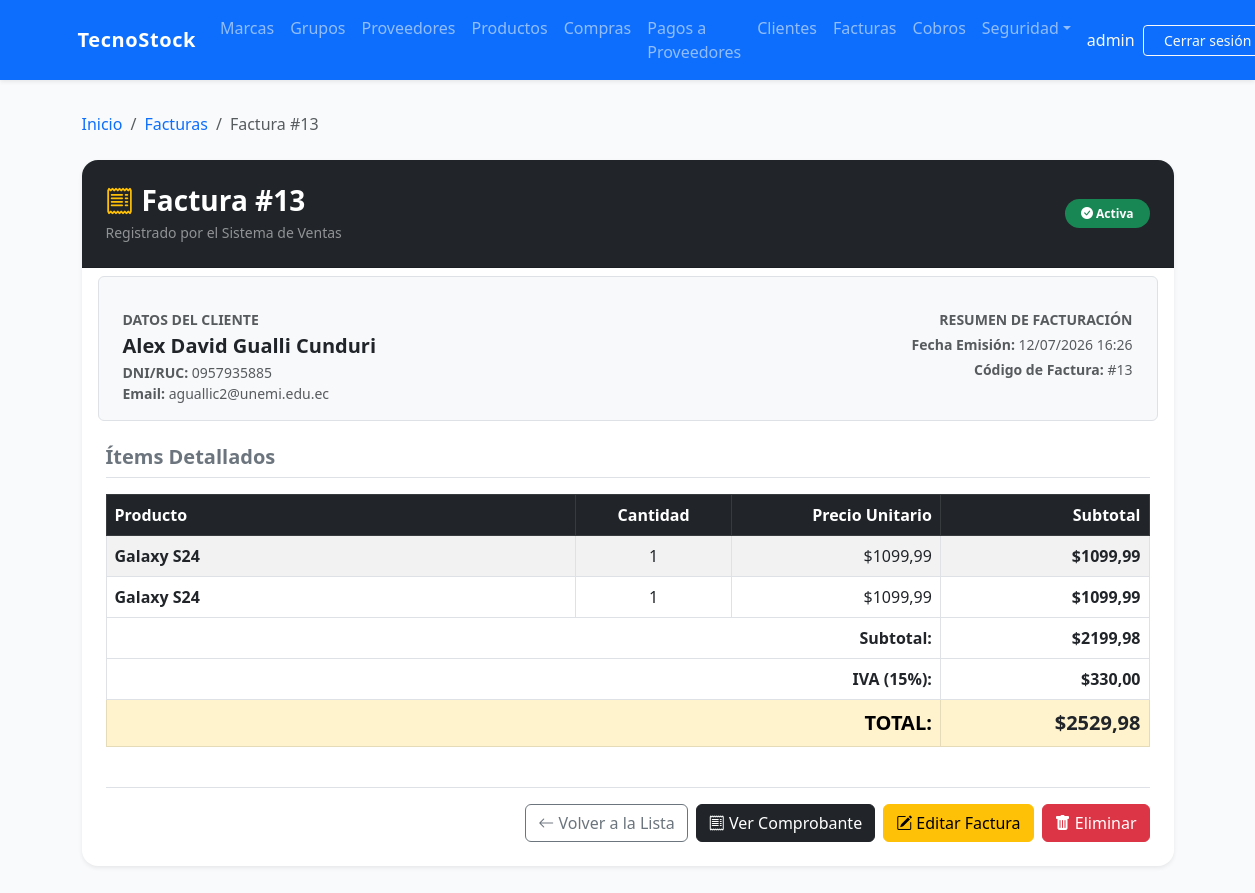
/invoices/13/ (signed in), run on the app's committed database.
### billing/models.py (models this page shows, shortened)
class Invoice(models.Model):
    TIPO_PAGO = [
        ('contado', 'Contado'),
        ('credito', 'Crédito'),
    ]
    ESTADO = [
        ('PENDIENTE', 'Pendiente'),
        ('PAGADA', 'Pagada'),
        ('ANULADA', 'Anulada'),
    ]
    customer = models.ForeignKey(Customer, on_delete=models.PROTECT, related_name='Facturas', verbose_name='Cliente')
    invoice_date = models.DateTimeField(auto_now_add=True, verbose_name='Fecha de Factura')
    subtotal = models.DecimalField(max_digits=12, decimal_places=2, default=0, verbose_name='Subtotal')
    tax = models.DecimalField(max_digits=12, decimal_places=2, default=0, verbose_name='Impuesto')
    total = models.DecimalField(max_digits=12, decimal_places=2, default=0, verbose_name='Total')
    tipo_pago = models.CharField(max_length=10, choices=TIPO_PAGO, default='contado', verbose_name='Tipo de Pago')
    saldo = models.DecimalField(max_digits=12, decimal_places=2, default=0, verbose_name='Saldo Pendiente')
    estado = models.CharField(max_length=10, choices=ESTADO, default='PENDIENTE', verbose_name='Estado')
    is_active = models.BooleanField(default=True, verbose_name='Activa')
    class Meta:
        ordering = ['-invoice_date']

class Customer(models.Model):
    dni = models.CharField(max_length=13, unique=True, verbose_name='DNI/RUC', validators=[validate_cedula_ec])
    first_name = models.CharField(max_length=100, verbose_name='Nombres')
    last_name = models.CharField(max_length=100, verbose_name='Apellidos')
    email = models.EmailField(blank=True, null=True, verbose_name='Correo Electronico')
    phone = models.CharField(max_length=20, blank=True, null=True, verbose_name='Teléfono')
    address = models.TextField(blank=True, null=True, verbose_name='Dirección')
    whatsapp_apikey = models.CharField(
        max_length=20, blank=True, null=True,
        verbose_name='WhatsApp API Key (CallMeBot)',
        help_text='Solo necesaria si el cliente se suscribió a CallMeBot para recibir notificaciones.'
    )
    is_active = models.BooleanField(default=True, verbose_name='Activo')
    created_at = models.DateTimeField(auto_now_add=True, verbose_name='Creado el')
    updated_at = models.DateTimeField(auto_now=True, verbose_name='Actualizado el')
    class Meta:
        ordering = ['last_name', 'first_name']
    @property
    def full_name(self): return f'{self.first_name} {self.last_name}'

class InvoiceDetail(models.Model):
    invoice = models.ForeignKey(Invoice, on_delete=models.CASCADE, related_name='details', verbose_name = 'Factura')
    product = models.ForeignKey(Product, on_delete=models.PROTECT, related_name='invoice_details', verbose_name = 'Producto')
    quantity = models.IntegerField(default=1, verbose_name = 'Cantidad')
    unit_price = models.DecimalField(max_digits=12, decimal_places=2, verbose_name = 'Precio Unitario')
    subtotal = models.DecimalField(max_digits=12, decimal_places=2, default=0, verbose_name = 'Subtotal')

class Product(models.Model):
    name = models.CharField(max_length=200, verbose_name='Nombre del Producto')
    description = models.TextField(blank=True, null=True, verbose_name = 'Descripción')
    brand = models.ForeignKey(Brand, on_delete=models.PROTECT, related_name='productos', verbose_name = 'Marca')
    group = models.ForeignKey(ProductGroup, on_delete=models.PROTECT, related_name='Grupos', verbose_name = 'Grupo')
    suppliers = models.ManyToManyField(Supplier, related_name='products', blank=True, verbose_name = 'Proveedores')
    unit_price = models.DecimalField(max_digits=12, decimal_places=2, verbose_name = 'Precio Unitario')
    stock = models.IntegerField(default=0, verbose_name = 'Stock')
    is_active = models.BooleanField(default=True, verbose_name = 'Activo')
    image = models.ImageField(upload_to='products/', blank=True, null=True, verbose_name='Imagen')
    created_at = models.DateTimeField(auto_now_add=True, verbose_name = 'Creado el')
    updated_at = models.DateTimeField(auto_now=True, verbose_name = 'Actualizado el')
    class Meta:
        verbose_name = 'Producto'
        verbose_name_plural = 'Productos'
        ordering = ['name']

### billing/views.py (the view)
# urls.py: path('invoices/<int:pk>/', views.InvoiceDetailView.as_view(), name='invoice_detail'),
@method_decorator(audit_action('DETAIL_INVOICE'), name='dispatch')
class InvoiceDetailView(LoginRequiredMixin, GroupRequiredMixin, PermissionOrRedirectMixin, DetailView):
    group_required = ['Administrador', 'Vendedor']
    permission_required = 'billing.view_invoice'
    model = Invoice
    template_name = 'billing/invoice_detail.html'
    context_object_name = 'invoice'
    def get_queryset(self):
        return super().get_queryset().select_related('customer').prefetch_related('details__product')
    def get_context_data(self, **kwargs):
        ctx = super().get_context_data(**kwargs)
        ctx['show_voucher'] = (self.request.resolver_match.url_name == 'invoice_detail_voucher')
        return ctx

### security/templatetags/security_tags.py (called while the page is built)
@register.filter(name='has_group')
def has_group(user, group_name):
    if not user.is_authenticated:
        return False
    if user.is_superuser:      # el superusuario ve todo
        return True
    return user.groups.filter(name=group_name).exists()

### shared/mixins.py (called while the page is built)
    def dispatch(self, request, *args, **kwargs):
        if not request.user.is_authenticated:
            return redirect('login')
        if request.user.is_superuser:
            return super().dispatch(request, *args, **kwargs)
        if request.user.groups.filter(name__in=self.group_required).exists():
            return super().dispatch(request, *args, **kwargs)
        messages.error(request, self.group_error_message)
        return redirect(self.group_redirect_url)

    def dispatch(self, request, *args, **kwargs):
        if not request.user.is_authenticated:
            return redirect('login')
        if request.user.is_superuser:
            return super().dispatch(request, *args, **kwargs)
        perms = self.permission_required
        if perms is None:
            return super().dispatch(request, *args, **kwargs)
        if isinstance(perms, str):
            perms = (perms,)
        if request.user.has_perms(perms):
            return super().dispatch(request, *args, **kwargs)
        messages.error(request, self.permission_error_message)
        return redirect(self.permission_redirect_url)

### billing/templates/billing/invoice_detail.html (shortened to what this page needs)
{% extends 'billing/base.html' %}
{% block content %}
<div class="container py-2">
  <nav aria-label="breadcrumb" class="mb-4">
    <ol class="breadcrumb">
      <li class="breadcrumb-item"><a href="{% url 'billing:home' %}" class="text-decoration-none">Inicio</a></li>
      <li class="breadcrumb-item"><a href="{% url 'billing:invoice_list' %}" class="text-decoration-none">Facturas</a>
      </li>
      <li class="breadcrumb-item active" aria-current="page">Factura #{{ invoice.id }}</li>
    </ol>
  </nav>
  <div class="card shadow-sm border-0 mb-4" style="border-radius: 16px; overflow: hidden;">
    <div class="card-header bg-dark text-white p-4 d-flex justify-content-between align-items-center flex-wrap gap-2">
      <div>
        <h3 class="mb-1 fw-bold text-white"><i class="bi bi-receipt me-2 text-warning"></i>Factura #{{ invoice.id }}
        </h3>
        <p class="text-white-50 mb-0 small">Registrado por el Sistema de Ventas</p>
      </div>
      <div>
        {% if invoice.is_active %}
        <span class="badge bg-success px-3 py-2 fs-7 rounded-pill"><i class="bi bi-check-circle-fill"></i> Activa</span>
        {% else %}
        <span class="badge bg-secondary px-3 py-2 fs-7 rounded-pill"><i class="bi bi-x-circle-fill"></i> Inactiva</span>
        {% endif %}
      </div>
    </div>
    <div class="card-body p-4">
      <div class="row g-3 mb-4 bg-light p-3 rounded border">
        <div class="col-md-6 border-end-md">
          <span class="text-muted text-uppercase fw-bold small d-block mb-1">Datos del Cliente</span>
          <h5 class="fw-bold text-dark mb-1">{{ invoice.customer.full_name }}</h5>
          <p class="text-muted mb-0 small"><strong>DNI/RUC:</strong> {{ invoice.customer.dni }}</p>
          {% if invoice.customer.email %}
          <p class="text-muted mb-0 small"><strong>Email:</strong> {{ invoice.customer.email }}</p>
          {% endif %}
        </div>
        <div class="col-md-6 ps-md-4 text-md-end">
          <span class="text-muted text-uppercase fw-bold small d-block mb-1">Resumen de Facturación</span>
          <p class="text-muted mb-1 small"><strong>Fecha Emisión:</strong> {{ invoice.invoice_date|date:"d/m/Y H:i" }}
          </p>
          <p class="text-muted mb-0 small"><strong>Código de Factura:</strong> #{{ invoice.id }}</p>
        </div>
      </div>
      <h5 class="fw-bold text-secondary mb-3 border-bottom pb-2">Ítems Detallados</h5>
      <div class="table-responsive mb-4">
        <table class="table table-bordered table-striped align-middle">
          <thead class="table-dark">
            <tr>
              <th>Producto</th>
              <th class="text-center" style="width: 15%;">Cantidad</th>
              <th class="text-end" style="width: 20%;">Precio Unitario</th>
              <th class="text-end" style="width: 20%;">Subtotal</th>
            </tr>
          </thead>
          <tbody>
            {% for detail in invoice.details.all %}
            <tr>
              <td class="fw-semibold">{{ detail.product.name }}</td>
              <td class="text-center">{{ detail.quantity }}</td>
              <td class="text-end">${{ detail.unit_price }}</td>
              <td class="text-end fw-semibold">${{ detail.subtotal }}</td>
            </tr>
            {% endfor %}
          </tbody>
          <tfoot>
            <tr>
              <td colspan="3" class="text-end fw-semibold">Subtotal:</td>
              <td class="text-end fw-semibold">${{ invoice.subtotal }}</td>
            </tr>
            <tr>
              <td colspan="3" class="text-end fw-semibold">IVA (15%):</td>
              <td class="text-end fw-semibold">${{ invoice.tax }}</td>
            </tr>
            <tr class="table-warning">
              <td colspan="3" class="text-end fw-bold fs-5">TOTAL:</td>
              <td class="text-end fw-bold fs-5 text-dark">${{ invoice.total }}</td>
            </tr>
          </tfoot>
        </table>
      </div>
      <div class="d-flex gap-2 justify-content-end border-top pt-3 flex-wrap">
        <a href="{% url 'billing:invoice_list' %}" class="btn btn-outline-secondary">
          <i class="bi bi-arrow-left"></i> Volver a la Lista
        </a>
        <button type="button" class="btn btn-dark" data-bs-toggle="modal" data-bs-target="#voucherModal">
          <i class="bi bi-receipt"></i> Ver Comprobante
        </button>
        {% if perms.billing.change_invoice %}
        <a href="{% url 'billing:invoice_update' invoice.pk %}" class="btn btn-warning">
          <i class="bi bi-pencil-square"></i> Editar Factura
        </a>
        {% endif %}
        {% if perms.billing.delete_invoice %}
        <a href="{% url 'billing:invoice_delete' invoice.pk %}" class="btn btn-danger">
          <i class="bi bi-trash-fill"></i> Eliminar
        </a>
        {% endif %}
      </div>
    </div>
  </div>
</div>
{% endblock %}

### billing/templates/billing/base.html (shortened to what this page needs)
{% load security_tags %}
<!DOCTYPE html>
<html lang="es">
<head>
  <link href="https://cdn.jsdelivr.net/npm/bootstrap@5.3.0/dist/css/bootstrap.min.css" rel="stylesheet">
  <link rel="stylesheet" href="https://cdn.jsdelivr.net/npm/bootstrap-icons@1.11.1/font/bootstrap-icons.css">
</head>
<body>
  <nav class="navbar navbar-expand-lg navbar-dark bg-primary shadow-sm">
    <div class="container">
      <a class="navbar-brand" href="{% url 'billing:home' %}">TecnoStock</a>
      <div class="collapse navbar-collapse" id="nav">
        <ul class="navbar-nav me-auto mb-2 mb-lg-0">
          {% if user.is_authenticated %}
          {% if user|has_group:'Analista de Compras' or user|has_group:'Administrador' %}
          <li class="nav-item"><a class="nav-link" href="{% url 'billing:brand_list' %}">Marcas</a></li>
          <li class="nav-item"><a class="nav-link" href="{% url 'billing:productgroup_list' %}">Grupos</a></li>
          <li class="nav-item"><a class="nav-link" href="{% url 'billing:supplier_list' %}">Proveedores</a></li>
          <li class="nav-item"><a class="nav-link" href="{% url 'billing:product_list' %}">Productos</a></li>
          <li class="nav-item"><a class="nav-link" href="{% url 'purchasing:purchase_list' %}">Compras</a></li>
          <li class="nav-item"><a class="nav-link" href="{% url 'pagos:compra_pendiente_list' %}">Pagos a Proveedores</a></li>
          {% endif %}
          {% if user|has_group:'Vendedor' or user|has_group:'Administrador' %}
          <li class="nav-item"><a class="nav-link" href="{% url 'billing:customer_list' %}">Clientes</a></li>
          <li class="nav-item"><a class="nav-link" href="{% url 'billing:invoice_list' %}">Facturas</a></li>
          <li class="nav-item"><a class="nav-link" href="{% url 'cobros:factura_pendiente_list' %}">Cobros</a></li>
          {% endif %}
          {% if user|has_group:'Administrador' %}
          <li class="nav-item dropdown">
            <a class="nav-link dropdown-toggle" href="#" data-bs-toggle="dropdown" role="button"
              aria-expanded="false">Seguridad</a>
          </li>
          {% endif %}
          {% endif %}
        </ul>
        <ul class="navbar-nav ms-auto align-items-center">
          {% if user.is_authenticated %}
          <li class="nav-item">
            <span class="nav-link text-light pe-0">{{ user.username }}</span>
          </li>
          <li class="nav-item">
            <form method="post" action="{% url 'logout' %}" class="d-flex align-items-center ms-2">
              <button type="submit" class="btn btn-outline-light btn-sm btn-logout">Cerrar sesión</button>
            </form>
          </li>
          {% else %}
          <li class="nav-item"><a class="nav-link" href="{% url 'login' %}">Iniciar sesión</a></li>
          {% endif %}
        </ul>
      </div>
    </div>
  </nav>
  <div class="container mt-4">
    {% block content %}{% endblock %}
  </div>
</body>
</html>

### billing/templates/billing/base.html (style rules this page uses)
:root { --primary-color: #2563eb; --primary-dark: #1d4ed8; --surface: #ffffff; --surface-soft: #f8fafc; --card-shadow: 0 18px 40px rgba(15, 23, 42, 0.08); }
body { background-color: #f8fafc; min-height: 100vh; }
.navbar { min-height: 64px; }
.navbar-brand { font-weight: 700; letter-spacing: 0.03em; }
.navbar-nav .nav-link { transition: color 0.2s ease; }
.btn-logout { text-decoration: none; min-width: 130px; }

### data on the page
Invoice: id "13", customer.full_name "Alex David Gualli Cunduri", customer.dni "0957935885", customer.email "aguallic2@unemi.edu.ec", invoice_date "12/07/2026 16:26", subtotal "2199,98", tax "330,00", total "2529,98"
InvoiceDetail: product.name "Galaxy S24", quantity "1", unit_price "1099,99", subtotal "1099,99"
InvoiceDetail: product.name "Galaxy S24", quantity "1", unit_price "1099,99", subtotal "1099,99"

### other printed values
{{ user.username }} "admin"
